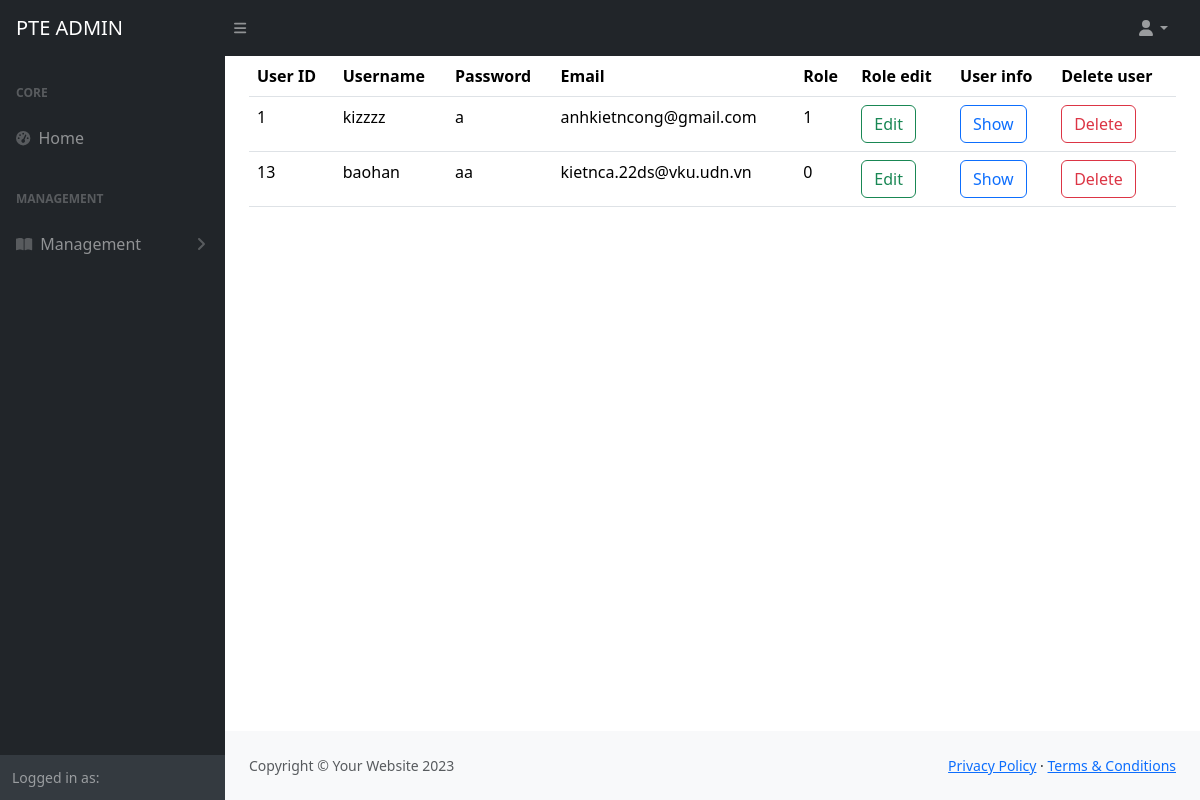
The app's page /View/admin/edit-user.php with its own data.
### tables this page shows
CREATE TABLE `user` (
  `userId` int(11) NOT NULL,
  `username` varchar(40) NOT NULL,
  `password` varchar(15) NOT NULL,
  `email` varchar(40) NOT NULL,
  `role` tinyint(4) NOT NULL DEFAULT 0
);

### Model/user.php (called while the page is built, shortened)
<?php
    class user {
        private $db;
        public function __construct(PDO $db) {
            $this->db = $db;
        }
        public function getAllUserAd(){
            try {
                $sql = "SELECT * FROM user";
                $stmt = $this->db->prepare($sql);
                $stmt->execute();
                $userData = $stmt->fetchAll(PDO::FETCH_ASSOC);
                return $userData;
            } catch (PDOException $e) {
                die("Error: " . $e->getMessage());
            }
        }
    }
?>

### View/admin/edit-user.php (the view, shortened to what this page needs)
<?php
    include_once __DIR__ . '/../../Model/database.php';
    include_once __DIR__ . '/../../Model/user.php';
    $db = database::getDB();
    $user = new User($db);
    $allUser = $user->getAllUserAd();
?>
<!DOCTYPE html>
<html lang="en">
<head>
    <link href="https://cdn.jsdelivr.net/npm/simple-datatables@7.1.2/dist/style.min.css" rel="stylesheet" />
    <link href="../css/styles.css" rel="stylesheet" />
    <link href="https://cdn.jsdelivr.net/npm/bootstrap@5.3.2/dist/css/bootstrap.min.css" rel="stylesheet"
>
</head>
</head>
<body class="sb-nav-fixed">
    <nav class="sb-topnav navbar navbar-expand navbar-dark bg-dark">
        <a class="navbar-brand ps-3" href="./index.php">PTE ADMIN</a>
        <button class="btn btn-link btn-sm order-1 order-lg-0 me-4 me-lg-0" id="sidebarToggle" href="#!"><i
                class="fas fa-bars"></i></button>
        <ul class="navbar-nav ms-auto ms-md-0 me-3 me-lg-4">
            <li class="nav-item dropdown">
                <a class="nav-link dropdown-toggle" id="navbarDropdown" href="#" role="button" data-bs-toggle="dropdown"
                    aria-expanded="false"><i class="fas fa-user fa-fw"></i></a>
            </li>
        </ul>
    </nav>
    <div id="layoutSidenav">
        <div id="layoutSidenav_nav">
            <nav class="sb-sidenav accordion sb-sidenav-dark" id="sidenavAccordion">
                <div class="sb-sidenav-menu">
                    <div class="nav">
                        <div class="sb-sidenav-menu-heading">Core</div>
                        <a class="nav-link" href="./index.php">
                            <div class="sb-nav-link-icon"><i class="fas fa-tachometer-alt"></i></div>
                            Home
                        </a>
                        <div class="sb-sidenav-menu-heading">Management</div>
                        <a class="nav-link collapsed" href="#" data-bs-toggle="collapse" data-bs-target="#collapsePages"
                            aria-expanded="false" aria-controls="collapsePages">
                            <div class="sb-nav-link-icon"><i class="fas fa-book-open"></i></div>
                            Management
                            <div class="sb-sidenav-collapse-arrow"><i class="fas fa-angle-down"></i></div>
                        </a>
                    </div>
                </div>
                <div class="sb-sidenav-footer">
                    <div class="small">Logged in as:</div>
                </div>
            </nav>
        </div>
        <div id="layoutSidenav_content">
            <main>
                <div class="container-fluid px-4">
                    <table class="table">
                        <thead>
                            <tr>
                                <th scope="col">User ID</th>
                                <th scope="col">Username</th>
                                <th scope="col">Password</th>
                                <th scope="col">Email</th>
                                <th scope="col">Role</th>
                                <th scope="col">Role edit</th>
                                <th scope="col">User info</th>
                                <th scope="col">Delete user</th>
                            </tr>
                        </thead>
                        <tbody>
                            <?php foreach ($allUser as $user): ?>
                            <tr>
                                <td><?php echo $user['userId'] ?></td>
                                <td><?php echo $user['username'] ?></td>
                                <td><?php echo $user['password'] ?></td>
                                <td><?php echo $user['email'] ?></td>
                                <td><?php echo $user['role'] ?></td>
                                <td><a id="" href="./edit-user-role.php?id=<?php echo $user['userId']?>" type="button"
                                        class="btn btn-outline-success  ">Edit</a></td>
                                <td><a id="" href="../profile-details.php?id=<?php echo $user['userId']?>" type="button"
                                        class="btn btn-outline-primary">Show</a></td>
                                <td><a id=""
                                        href="../../Controller/user-action/delete-user.php?id=<?php echo $user['userId']?>"
                                        type="button" class="btn btn-outline-danger">Delete</a></td>
                            </tr>
                            <?php endforeach; ?>
                        </tbody>
                    </table>
                </div>
            </main>
            <footer class="py-4 bg-light mt-auto">
                <div class="container-fluid px-4">
                    <div class="d-flex align-items-center justify-content-between small">
                        <div class="text-muted">Copyright &copy; Your Website 2023</div>
                        <div>
                            <a href="#">Privacy Policy</a>
                            &middot;
                            <a href="#">Terms &amp; Conditions</a>
                        </div>
                    </div>
                </div>
            </footer>
        </div>
    </div>
</body>
</html>

### records on screen
user: userId "1", username "kizzzz", password "a", email "anhkietncong@gmail.com", role "1"
user: userId "13", username "baohan", password "aa", email "kietnca.22ds@vku.udn.vn", role "0"
